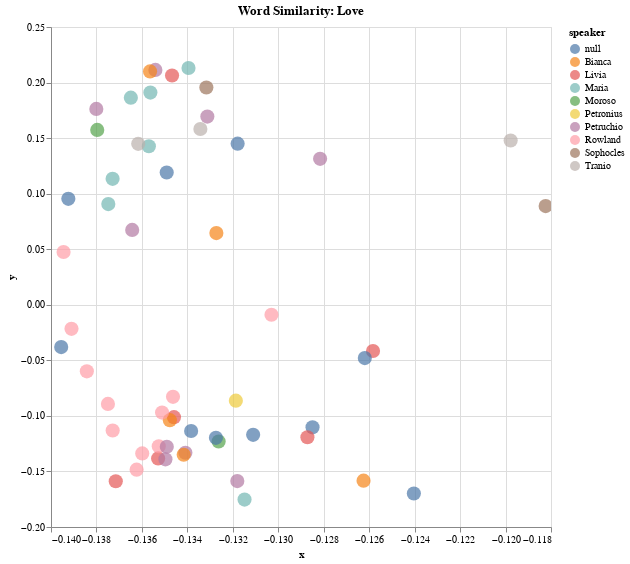

Write notebook code for a chart like this one.
### Code cell
alt.Chart(df_2,title="Word Similarity: Love").mark_circle(size=200).encode(
    alt.X('x',
        scale=alt.Scale(zero=False)
    ), y="y", color= 'speaker',
    # If you click a point, take you to the URL link 
    # The categories that show up in the hover tooltip
    tooltip=['title', 'speaker_gender', 'speaker', 'act', 'context']
    ).interactive().properties(
    width=500,
    height=500
)

### Figure 1 — Vega-Lite specification as saved in the notebook (floating-point values rounded to 4 significant figures)
{"config": {"view": {"continuousWidth": 400, "continuousHeight": 300}}, "data": {"name": "data-e1eaf1b93ee7d45fcf4ba819f74dae69"}, "mark": {"type": "circle", "size": 200}, "encoding": {"color": {"field": "speaker", "type": "nominal"}, "tooltip": [{"field": "title", "type": "nominal"}, {"field": "speaker_gender", "type": "nominal"}, {"field": "speaker", "type": "nominal"}, {"field": "act", "type": "quantitative"}, {"field": "context", "type": "nominal"}], "x": {"field": "x", "scale": {"zero": false}, "type": "quantitative"}, "y": {"field": "y", "type": "quantitative"}}, "height": 500, "selection": {"selector056": {"type": "interval", "bind": "scales", "encodings": ["x", "y"]}}, "title": "Word Similarity: Love", "width": 500, "$schema": "https://vega.github.io/schema/vega-lite/v4.17.0.json", "datasets": {"data-e1eaf1b93ee7d45fcf4ba819f74dae69": [{"x": -0.1332, "y": 0.1956, "context": "s a good fellow, and on my word i **love** him: but to think a fit match for this", "tokens": "s a good fellow , and on my word i love him : but to think a fit match for this", "title": "Tamer Tamed", "speaker_gender": "M", "speaker": "Sophocles", "act": 1.0}, {"x": -0.1347, "y": 0.2063, "context": "if your affections be not made of words i **love** you, and you know how dearly rowland,", "tokens": "if your affection ##s be not made of words i love you , and you know how dear ##ly rowland ,", "title": "Tamer Tamed", "speaker_gender": "F", "speaker": "Livia", "act": 2.0}, {"x": -0.1353, "y": -0.1383, "context": "why should we do our honest and our hearty **love** such wrong, to overrun our fortunes then you flat", "tokens": "why should we do our honest and our heart ##y love such wrong , to overrun our fortunes then you flat", "title": "Tamer Tamed", "speaker_gender": "F", "speaker": "Livia", "act": 2.0}, {"x": -0.1258, "y": -0.04162, "context": "high priest among the jews: his money rowland oh **love** forgive me, what faith hast thou why,", "tokens": "high priest among the jews : his money rowland oh love forgive me , what faith has ##t thou why ,", "title": "Tamer Tamed", "speaker_gender": "F", "speaker": "Livia", "act": 2.0}, {"x": -0.1346, "y": -0.1011, "context": "hang itself, should i but cross it for pure **love** to the matter i must hatch it nay never look", "tokens": "hang itself , should i but cross it for pure love to the matter i must hatch it nay never look", "title": "Tamer Tamed", "speaker_gender": "F", "speaker": "Livia", "act": 2.0}, {"x": -0.1396, "y": -0.03805, "context": "fears and modest blushes, view me, and **love** example here is your sister here is the brave old", "tokens": "fears and modest blush ##es , view me , and love example here is your sister here is the brave old", "title": null, "speaker_gender": null, "speaker": null, "act": null}, {"x": -0.1262, "y": -0.1583, "context": "your sister here is the brave old man ’ s **love** that **loves** the young man ay and hold thee", "tokens": "your sister here is the brave old man ’ s love that loves the young man a ##y and hold thee", "title": "Tamer Tamed", "speaker_gender": "F", "speaker": "Bianca", "act": 2.0}, {"x": -0.1338, "y": -0.1136, "context": "credit you maria, come down, and let your **love** confirm it stay there sir, that bargain ’ s", "tokens": "credit you maria , come down , and let your love confirm it stay there sir , that bargain ’ s", "title": null, "speaker_gender": null, "speaker": null, "act": null}, {"x": -0.1354, "y": 0.2114, "context": "stock a kingdom why this is a riddle: i **love** you, and i **love** you not it is so", "tokens": "stock a kingdom why this is a riddle : i love you , and i love you not it is so", "title": "Tamer Tamed", "speaker_gender": "M", "speaker": "Petruchio", "act": 3.0}, {"x": -0.1339, "y": 0.2131, "context": "is a riddle: i **love** you, and i **love** you not it is so: and till your own", "tokens": "is a riddle : i love you , and i love you not it is so : and till your own", "title": "Tamer Tamed", "speaker_gender": "F", "speaker": "Maria", "act": 3.0}, {"x": -0.1349, "y": 0.119, "context": "ear and exit how ’ s this i do not **love** these favors: save you the devil take thee —", "tokens": "ear and exit how ’ s this i do not love these favors : save you the devil take thee —", "title": null, "speaker_gender": null, "speaker": null, "act": null}, {"x": -0.1262, "y": -0.04801, "context": "him by th ’ nose oh there ’ s a **love** token for you: thank me now i ’ ll", "tokens": "him by th ’ nose oh there ’ s a love token for you : thank me now i ’ ll", "title": null, "speaker_gender": null, "speaker": null, "act": null}, {"x": -0.1326, "y": -0.1231, "context": "violent neither — it may be out of her earnest **love**, there grew a longing ( as you know women", "tokens": "violent neither — it may be out of her earnest love , there grew a longing ( as you know women", "title": "Tamer Tamed", "speaker_gender": "M", "speaker": "Moroso", "act": 1.0}, {"x": -0.1285, "y": -0.1103, "context": "her i do beseech you, even for **love** sake — i will rowland she may sooner count the", "tokens": "her i do be ##see ##ch you , even for love sake — i will rowland she may sooner count the", "title": null, "speaker_gender": null, "speaker": null, "act": null}, {"x": -0.1362, "y": -0.1484, "context": "count the good i have thought her, our old **love** and our friendship, shed one true tear, mean", "tokens": "count the good i have thought her , our old love and our friendship , shed one true tear , mean", "title": "Tamer Tamed", "speaker_gender": "M", "speaker": "Rowland", "act": 4.0}, {"x": -0.1318, "y": -0.1587, "context": "that i grant her out of my free and liberal **love**, a pardon, which you and all men else", "tokens": "that i grant her out of my free and liberal love , a pardon , which you and all men else", "title": "Tamer Tamed", "speaker_gender": "M", "speaker": "Petruchio", "act": 5.0}, {"x": -0.1341, "y": -0.1331, "context": "repentance, and undoing can win her **love**, i ’ ll make a shift for one when", "tokens": "rep ##ent ##ance , and undo ##ing can win her love , i ’ ll make a shift for one when", "title": "Tamer Tamed", "speaker_gender": "M", "speaker": "Petruchio", "act": 3.0}, {"x": -0.1375, "y": -0.08919, "context": "counsel i shall hang first i ’ ll no more **love**, that ’ s certain, ’ tis a bane", "tokens": "counsel i shall hang first i ’ ll no more love , that ’ s certain , ’ tis a bane", "title": "Tamer Tamed", "speaker_gender": "M", "speaker": "Rowland", "act": 1.0}, {"x": -0.1384, "y": -0.05989, "context": "him of a man, and could be brought to **love**, and **love** a woman, ’ twould make", "tokens": "him of a man , and could be brought to love , and love a woman , ’ two ##uld make", "title": "Tamer Tamed", "speaker_gender": "M", "speaker": "Rowland", "act": 1.0}, {"x": -0.1394, "y": 0.04753, "context": "man, and could be brought to **love**, and **love** a woman, ’ twould make his head ache", "tokens": "man , and could be brought to love , and love a woman , ’ two ##uld make his head ache", "title": "Tamer Tamed", "speaker_gender": "M", "speaker": "Rowland", "act": 1.0}, {"x": -0.1311, "y": -0.117, "context": "wilt thou rowland as ’ tis to be in **love** and why for virtue sake and why for virtue ’", "tokens": "wil ##t thou rowland as ’ tis to be in love and why for virtue sake and why for virtue ’", "title": null, "speaker_gender": null, "speaker": null, "act": null}, {"x": -0.1346, "y": -0.08287, "context": "best a swabber, if thou canst **love** so near to keep thy making, yet thou wil", "tokens": "best a sw ##ab ##ber , if thou cans ##t love so near to keep thy making , yet thou wil", "title": "Tamer Tamed", "speaker_gender": "M", "speaker": "Rowland", "act": 1.0}, {"x": -0.1353, "y": -0.1274, "context": "thy language why o tranio, those things in **love**, ne ’ er talk as we do, no", "tokens": "thy language why o tran ##io , those things in love , ne ’ er talk as we do , no", "title": "Tamer Tamed", "speaker_gender": "M", "speaker": "Rowland", "act": 1.0}, {"x": -0.1373, "y": -0.1131, "context": "io wilt thou rowland, certain ne ’ er **love** again i think so, certain, and if i", "tokens": "##io wil ##t thou rowland , certain ne ’ er love again i think so , certain , and if i", "title": "Tamer Tamed", "speaker_gender": "M", "speaker": "Rowland", "act": 1.0}, {"x": -0.1198, "y": 0.1479, "context": "’ th ’ wager that ’ s all one **love** you as much, or more, than she now", "tokens": "’ th ’ wage ##r that ’ s all one love you as much , or more , than she now", "title": "Tamer Tamed", "speaker_gender": "M", "speaker": "Tranio", "act": 1.0}, {"x": -0.1303, "y": -0.008968, "context": "you ’ tis a good hearing, let ’ em **love**: ten pound more, i never **love** that woman", "tokens": "you ’ tis a good hearing , let ’ em love : ten pound more , i never love that woman", "title": "Tamer Tamed", "speaker_gender": "M", "speaker": "Rowland", "act": 1.0}, {"x": -0.1334, "y": 0.1582, "context": "’ em **love**: ten pound more, i never **love** that woman there it is; and so an hundred", "tokens": "’ em love : ten pound more , i never love that woman there it is ; and so an hundred", "title": "Tamer Tamed", "speaker_gender": "M", "speaker": "Tranio", "act": 1.0}, {"x": -0.138, "y": 0.1763, "context": "pray you tell me one thing truly; do you **love** her i would i did not, upon that condition", "tokens": "pray you tell me one thing truly ; do you love her i would i did not , upon that condition", "title": "Tamer Tamed", "speaker_gender": "M", "speaker": "Petruchio", "act": 3.0}, {"x": -0.1182, "y": 0.08885, "context": ", her modesty required a little violence some women **love** to struggle she had it, and so much that", "tokens": ", her modest ##y required a little violence some women love to struggle she had it , and so much that", "title": "Tamer Tamed", "speaker_gender": "M", "speaker": "Sophocles", "act": 3.0}, {"x": -0.135, "y": -0.1391, "context": ", nor obedience in way of duty, but of **love**, and credit; all i expect is but a", "tokens": ", nor obedience in way of duty , but of love , and credit ; all i expect is but a", "title": "Tamer Tamed", "speaker_gender": "M", "speaker": "Petruchio", "act": 3.0}, {"x": -0.1331, "y": 0.1693, "context": "pleasure now you perceive him sophocles i **love** thee above thy vanity, thou faithless creature would", "tokens": "pleasure now you perceive him so ##ph ##oc ##les i love thee above thy vanity , thou faith ##less creature would", "title": "Tamer Tamed", "speaker_gender": "M", "speaker": "Petruchio", "act": 3.0}, {"x": -0.1349, "y": -0.1278, "context": "doting had i not wife enough to turn my **love** too did i want vexation, or any", "tokens": "dot ##ing had i not wife enough to turn my love too did i want ve ##xa ##tion , or any", "title": "Tamer Tamed", "speaker_gender": "M", "speaker": "Petruchio", "act": 3.0}, {"x": -0.1348, "y": -0.1039, "context": "still; i would yet remember you give him his **love** wench; the young man has employment for ’", "tokens": "still ; i would yet remember you give him his love wen ##ch ; the young man has employment for ’", "title": "Tamer Tamed", "speaker_gender": "F", "speaker": "Bianca", "act": 4.0}, {"x": -0.1342, "y": -0.135, "context": "must do so sometimes, and oftentimes; **love** were too serious else a witty woman had you **loved**", "tokens": "must do so sometimes , and often ##time ##s ; love were too serious else a witty woman had you loved", "title": "Tamer Tamed", "speaker_gender": "F", "speaker": "Bianca", "act": 4.0}, {"x": -0.1327, "y": 0.06455, "context": "; and i had **loved** you so: you may **love** worse sir, but that is not material i shall", "tokens": "; and i had loved you so : you may love worse sir , but that is not material i shall", "title": "Tamer Tamed", "speaker_gender": "F", "speaker": "Bianca", "act": 4.0}, {"x": -0.1391, "y": -0.02165, "context": "sorrow may induce me to forgive you, but never **love** again; if i stay longer, i have lost", "tokens": "sorrow may induce me to forgive you , but never love again ; if i stay longer , i have lost", "title": "Tamer Tamed", "speaker_gender": "M", "speaker": "Rowland", "act": 4.0}, {"x": -0.1373, "y": 0.1134, "context": "ll to the lodge; some that are kind and **love** me, i know will visit me petruchio", "tokens": "ll to the lodge ; some that are kind and love me , i know will visit me pet ##ru ##chio", "title": "Tamer Tamed", "speaker_gender": "F", "speaker": "Maria", "act": 5.0}, {"x": -0.1319, "y": -0.08631, "context": "your office and what he wants, if money, **love**, or labor, or any way may win it", "tokens": "your office and what he wants , if money , love , or labor , or any way may win it", "title": "Tamer Tamed", "speaker_gender": "M", "speaker": "Petronius", "act": 5.0}, {"x": -0.1282, "y": 0.1314, "context": "you were sir look to yourselves, and if you **love** your lives, open the door, and fly me", "tokens": "you were sir look to yourselves , and if you love your lives , open the door , and fly me", "title": "Tamer Tamed", "speaker_gender": "M", "speaker": "Petruchio", "act": 5.0}, {"x": -0.138, "y": 0.1574, "context": "enter moroso and petronius that i do **love** her, is without all question, and most extremely", "tokens": "enter mor ##oso and pet ##ron ##ius that i do love her , is without all question , and most extremely", "title": "Tamer Tamed", "speaker_gender": "M", "speaker": "Moroso", "act": 1.0}, {"x": -0.1392, "y": 0.09534, "context": "tis handsome, and i know moreover i am to **love** her for ’ t now you come to me nay", "tokens": "tis handsome , and i know moreover i am to love her for ’ t now you come to me nay", "title": null, "speaker_gender": null, "speaker": null, "act": null}, {"x": -0.1375, "y": 0.09062, "context": "falser than the devil, i cannot choose but **love** it what do i know but those that came to", "tokens": "false ##r than the devil , i cannot choose but love it what do i know but those that came to", "title": "Tamer Tamed", "speaker_gender": "F", "speaker": "Maria", "act": 1.0}, {"x": -0.1327, "y": -0.1198, "context": "willinger the law commands me to do it, **love** commands me and my own duty charges me heaven bless", "tokens": "willing ##er the law commands me to do it , love commands me and my own duty charges me heaven bless", "title": null, "speaker_gender": null, "speaker": null, "act": null}, {"x": -0.1357, "y": 0.1427, "context": "for ever never to be recalled: i know you **love** me, mad till you have enjoyed me; i", "tokens": "for ever never to be recalled : i know you love me , mad till you have enjoyed me ; i", "title": "Tamer Tamed", "speaker_gender": "F", "speaker": "Maria", "act": 1.0}, {"x": -0.1318, "y": 0.145, "context": "fear the gallows keep thee there still and you **love** rowland say if i say not i am sure i", "tokens": "fear the gallo ##ws keep thee there still and you love rowland say if i say not i am sure i", "title": null, "speaker_gender": null, "speaker": null, "act": null}, {"x": -0.1362, "y": 0.1448, "context": "’ ll no by-blowes if you can **love** her do, if you can hate her, or", "tokens": "’ ll no by - blow ##es if you can love her do , if you can hate her , or", "title": "Tamer Tamed", "speaker_gender": "M", "speaker": "Tranio", "act": 3.0}, {"x": -0.1364, "y": 0.06739, "context": "thus i blow off, the care i took to **love** her, like this point i untie, and", "tokens": "thus i blow off , the care i took to love her , like this point i un ##tie , and", "title": "Tamer Tamed", "speaker_gender": "M", "speaker": "Petruchio", "act": 4.0}, {"x": -0.1356, "y": 0.21, "context": "uses, and now i am for travel now i **love** you, and now i see you are a man", "tokens": "uses , and now i am for travel now i love you , and now i see you are a man", "title": "Tamer Tamed", "speaker_gender": "F", "speaker": "Bianca", "act": 4.0}, {"x": -0.1356, "y": 0.191, "context": "ard urge my strong tie upon you: but i **love** you, and all the world shall know it,", "tokens": "##ard urge my strong tie upon you : but i love you , and all the world shall know it ,", "title": "Tamer Tamed", "speaker_gender": "F", "speaker": "Maria", "act": 4.0}, {"x": -0.1315, "y": -0.1754, "context": "ability, and strength of judgement, than any private **love**, or wanton kisses go worthy man, and", "tokens": "ability , and strength of judgement , than any private love , or want ##on kisses go worthy man , and", "title": "Tamer Tamed", "speaker_gender": "F", "speaker": "Maria", "act": 4.0}, {"x": -0.1365, "y": 0.1864, "context": "t fool me in again not i sir, i **love** you better, take your time, and pleasure i", "tokens": "##t fool me in again not i sir , i love you better , take your time , and pleasure i", "title": "Tamer Tamed", "speaker_gender": "F", "speaker": "Maria", "act": 4.0}, {"x": -0.1287, "y": -0.1193, "context": "but farewell that, we must be wiser cousin **love** must not leave us to the world: have you", "tokens": "but farewell that , we must be wise ##r cousin love must not leave us to the world : have you", "title": "Tamer Tamed", "speaker_gender": "F", "speaker": "Livia", "act": 1.0}, {"x": -0.1351, "y": -0.09703, "context": "must deliver it there livia, and a better **love** light on thee, i can no more to this", "tokens": "must deliver it there liv ##ia , and a better love light on thee , i can no more to this", "title": "Tamer Tamed", "speaker_gender": "M", "speaker": "Rowland", "act": 1.0}, {"x": -0.1372, "y": -0.1588, "context": "set me up; there rowland, all thy old **love** back: and may a new to come exceed mine", "tokens": "set me up ; there rowland , all thy old love back : and may a new to come exceed mine", "title": "Tamer Tamed", "speaker_gender": "F", "speaker": "Livia", "act": 1.0}, {"x": -0.136, "y": -0.1338, "context": "monument of what i have had, thou all the **love** now left me, and now lost, let me", "tokens": "monument of what i have had , thou all the love now left me , and now lost , let me", "title": "Tamer Tamed", "speaker_gender": "M", "speaker": "Rowland", "act": 3.0}, {"x": -0.124, "y": -0.1698, "context": "you dare you kiss me thus i begin my new **love** once again with all my heart once again maria o", "tokens": "you dare you kiss me thus i begin my new love once again with all my heart once again maria o", "title": null, "speaker_gender": null, "speaker": null, "act": null}]}}
